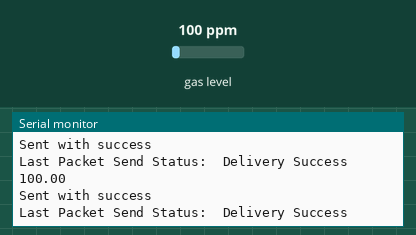
This sketch was run on a simulated ESP32. Shown: the last lines printed to the serial monitor. The test bench sets the inputs (shaded band); at power-on: gas level 100 ppm.

Above: at 10.8 s.
10.9 s: gas level set to 20 ppm
At 20.7 s:
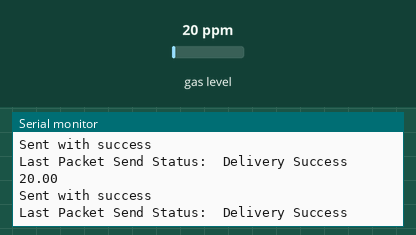
20.9 s: gas level set to 250 ppm
At 31.5 s:
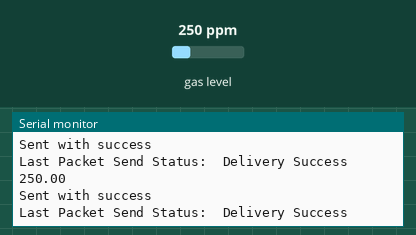
Timing chart, 0 to 33.0 s (numbered marks = the images above; inputs shaded):
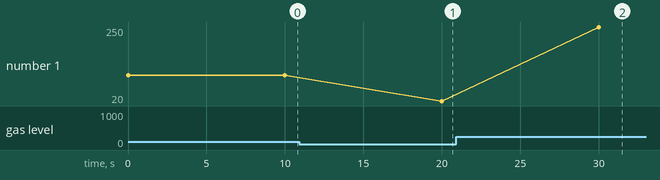

Measured:
- after the input at 10.9 s, the serial monitor: prints a new line after 9.1 s (image 1)
- after the input at 20.9 s, the serial monitor: prints a new line after 9.1 s (image 2)
- plotted number 1: 100 → 20 after the input at 10.9 s, 20 → 250 after the input at 20.9 s

The sketch:

ESP32MQ8_ESPNOWREV0.ino
```cpp
//Librerias de comunicación
#include <WiFi.h>
#include <esp_now.h>

//Libreria el sensor
#include <MQUnifiedsensor.h>
/************************Hardware Related Macros************************************/
#define         Board                   ("ESP-32")


#define         Pin                     (34) //pin analogico en el ESP32

/***********************Software Related Macros************************************/
#define         Type                    ("MQ-8") //MQ8
#define         Voltage_Resolution      (3.3) // 3V3
#define         ADC_Bit_Resolution      (12) // ESP-32 bit resolution.
#define         RatioMQ8CleanAir        (15.95) //RS / R0 = 20 ppm nuevo calculo
/*****************************Globals***********************************************/
MQUnifiedsensor MQ8(Board, Voltage_Resolution, ADC_Bit_Resolution, Pin, Type);
/*****************************Globals***********************************************/


// ESP-NOW
//-------------------------------------------------------------------------------------
uint8_t RxMACaddress[] = {0xAC, 0x67, 0xB2, 0x37, 0x00, 0xDC}; // verificar con codigo 84:CC:A8:2C:1C:8C Esta es la dirección mac del otro ESP32


typedef struct TxStruct
{
  float H2;
}TxStruct;
TxStruct sentData;

void OnDataSent(const uint8_t *mac_addr, esp_now_send_status_t status) //Funcion de retorno.
{
  Serial.print("\r\nLast Packet Send Status:\t");
  Serial.println(status == ESP_NOW_SEND_SUCCESS ? "Delivery Success" : "Delivery Fail");
}


void setup()
{


  Serial.begin(115200); //inicialización del puerto serial
  WiFi.mode(WIFI_STA);  // Lo inicio en modo estación
   //Valores de calibración del sensor MQ8
  MQ8.init();

  MQ8.setRL(1); // RESISTENCIA DE CARGA
  MQ8.setR0(0.14); // VALOR DE R0 CACULADO EN LA CALIBRACION

  //------------------------------------------------------------------------------------
  if(esp_now_init() != ESP_OK)
  {
    Serial.println("Error initializing ESP-NOW");
    return;
  }
  // Definir la función de callback para recibir confirmaciones de entrega
  esp_now_register_send_cb(OnDataSent);
  // Registrar el dispositivo receptor con su dirección MAC
  esp_now_peer_info_t peerInfo;
  memcpy(peerInfo.peer_addr, RxMACaddress, 6);
  peerInfo.channel = 0;
  peerInfo.encrypt = false;
  //-------------------------------------------------------------------------------------
  if(esp_now_add_peer(&peerInfo) != ESP_OK)
  {
    Serial.println("Error al registrar el dispositivo receptor");
    return;
  }


  }

void loop()
{
  MQ8.update(); // Actualiza los datos, lee el voltaje desde el pin analogico.
  MQ8.setRegressionMethod(1); //_PPM =  a*ratio^b
  MQ8.setA(976.99); MQ8.setB(-0.688); // Configure the equation to to calculate H2 concentration

  sentData.H2 = MQ8.readSensor();

  Serial.println(sentData.H2);


  esp_err_t result = esp_now_send(RxMACaddress, (uint8_t *) &sentData, sizeof(sentData));
  //-------------------------------------------------------------------------------------
  if (result == ESP_OK) Serial.println("Sent with success");
  else Serial.println("Error sending the data");
  //-------------------------------------------------------------------------------------
  delay(10000);
  //Serial.print("Hidrogeno (PPM): ");
  //Serial.println(H2);
  //delay(2000);
}
```
